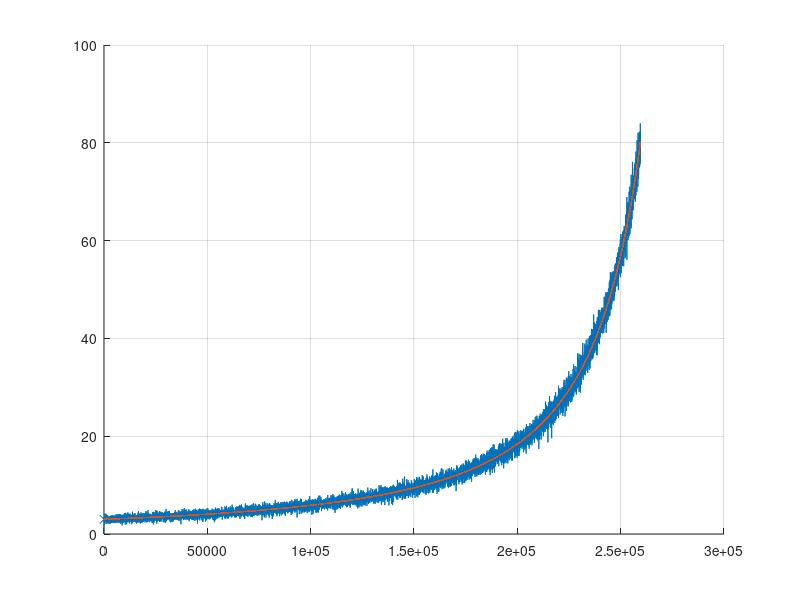
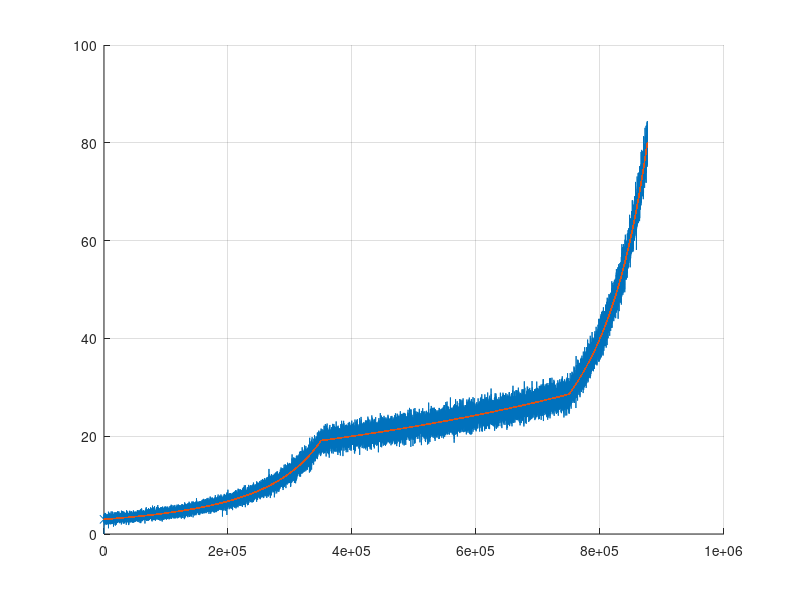
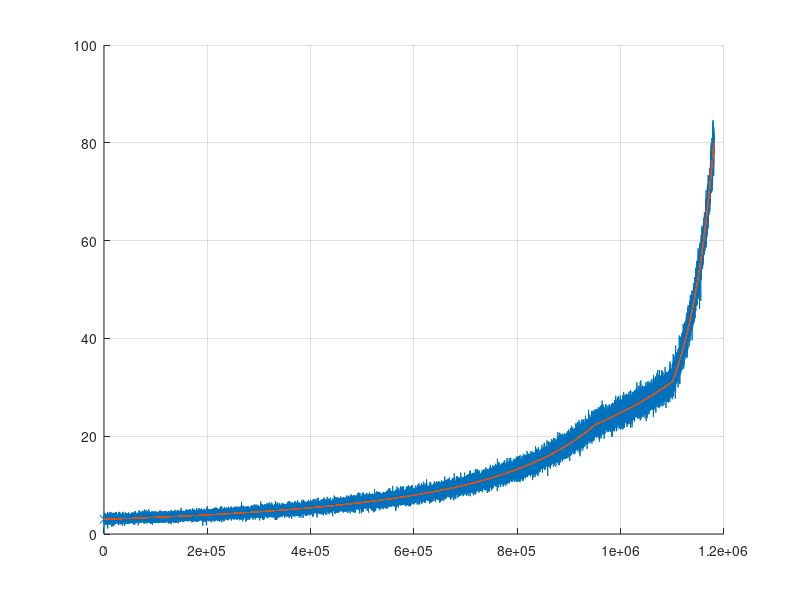
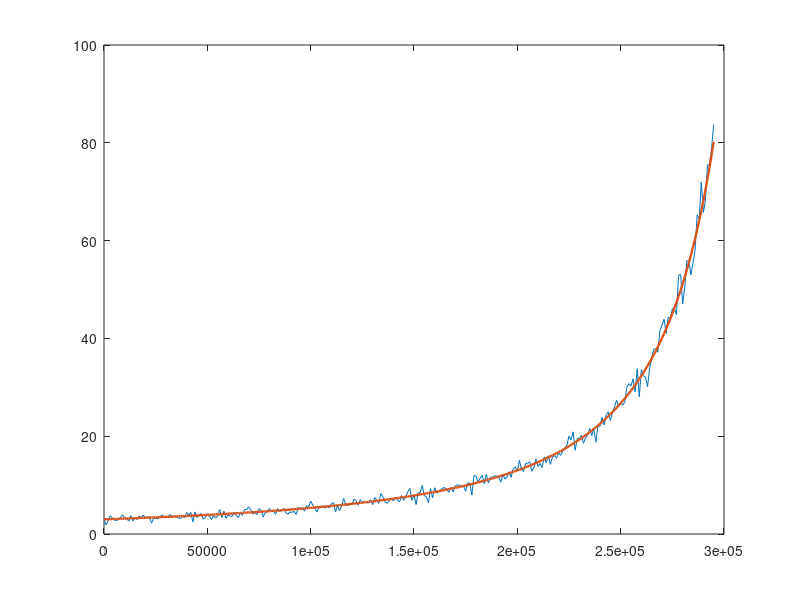

The MATLAB source for these figures, in order:
%% PROGRAM TO CALCULATE CRACK PROPAGATION**********************************

clear all
close all


%% SECTION 1:
clc

a_0 = 3 ;                % Initial crack length [mm]
sigma_n_0 = sqrt(0.2);   % Initial standart deviation  [mm]

C = 2.381e-12;           %  [mm/cycle(Mpa.(mm^0.5))^-m]
m = 3.2;                 %  
delta_S = 40;            % stress amplitude     [MPa]
delta_N = 20;            % [Number of load cycles in 1 session]
F_a = 1.12;              % crack shape function     
sigma_n_k = @(x) sigma_n_0*sqrt(x/a_0);    % standart deviation
a_lim = 80;              %   max crack length        [mm]
a(1) = a_0;
n(1) = 0;


rng(1002);

scatter(0,a(1),"x");
grid on
hold on
kk = 1;
while a(kk) <= a_lim 
    kk = kk + 1;
    n(kk) = n(kk-1) + delta_N;
    
    a(kk) = a(kk-1) + delta_N*C*(F_a*delta_S*sqrt(pi*a(kk-1)))^m;
    a_noise(kk) = a(kk) + randn()*sigma_n_k(a(kk));
    

%    scatter(delta_N*(kk-1),a(kk),"x");
%    pause(0.001);
end

%figure 
plot(n,a_noise,n,a,".","MarkerSize",4);


%% SECTION 2 : Different delta_s 
 
clc

a_0 = 3 ;                % Initial crack length [mm]
sigma_n_0 = sqrt(0.2);   % Initial standart deviation  [mm]

C = 2.381e-12;           %  [mm/cycle(Mpa.(mm^0.5))^-m]
m = 3.2;                 %  
delta_S = 40;            % stress amplitude     [MPa]
delta_N = 20;            % [Number of load cycles in 1 session]
F_a = 1.12;              % crack shape function     
sigma_n_k = @(x) sigma_n_0*sqrt(x/a_0);    % standart deviation
a_lim = 80;              %   max crack length        [mm]
a(1) = a_0;
N(1) = 0;

rng(100201);
figure
scatter(0,a(1),"x");
grid on
hold on
kk = 1;
while a(kk) <= a_lim
   kk = kk + 1;
   N(kk) = N(kk-1) + delta_N;
   
   if N <= 3.5e5 
      delta_S = 33.7;
   elseif N <= 7.5e5
       delta_S = 16;
   else
       delta_S = 27;
   end     

   a(kk) = a(kk-1) + delta_N*C*(F_a*delta_S*sqrt(pi*a(kk-1)))^m;
   a_noise(kk) = a(kk) + randn()*sigma_n_k(a(kk));
     
%   scatter(N(kk-1),a(kk),"x");
%   pause(0.001);
end

%figure 
plot(N,a_noise,N,a,".","MarkerSize",4);

%% section 3 more then 3 delta_S

clc

a_0 = 3 ;                % Initial crack length [mm]
sigma_n_0 = sqrt(0.2);   % Initial standart deviation  [mm]

C = 2.381e-12;           %  [mm/cycle(Mpa.(mm^0.5))^-m]
m = 3.2;                 %  
delta_S = 40;            % stress amplitude     [MPa]
delta_N = 20;            % [Number of load cycles in 1 session]
F_a = 1.12;              % crack shape function     
sigma_n_k = @(x) sigma_n_0*sqrt(x/a_0);    % standart deviation
a_lim = 80;              %   max crack length        [mm]
a(1) = a_0;
N(1) = 0;

rng(100201);
figure
scatter(0,a(1),"x");
grid on
hold on
kk = 1;


while a(kk) <= a_lim
   kk = kk + 1;
   N(kk) = N(kk-1) + delta_N;
   
   if N <= 7.5e4 
	   delta_S = 33.7;
   elseif N <= 1.5e5
       delta_S = 16;
   elseif N <= 3.5e5
       delta_S = 27;
   elseif N <= 6.5e5
       delta_S = 15;
   elseif N <= 9.5e5
       delta_S = 25;
   elseif N <= 11e5
       delta_S = 20;
   else 
       delta_S = 30;
   end     

   a(kk) = a(kk-1) + delta_N*C*(F_a*delta_S*sqrt(pi*a(kk-1)))^m;
   a_noise(kk) = a(kk) + randn()*sigma_n_k(a(kk));
     
%   scatter(N(kk-1),a(kk),"x");
%   pause(0.001);
end

%figure 
plot(N,a_noise,N,a,".","MarkerSize",4);

%% Section -4 storing data with structures
clc
clear all

struct_size = 3;
data1(struct_size) = struct();

a_0 = 3 ;                % Initial crack length [mm]
sigma_n_0 = sqrt(0.2);   % Initial standart deviation  [mm]
C = 2.381e-12;           %  [mm/cycle(Mpa.(mm^0.5))^-m]
m = 3.2;                 %  
delta_S = 40;            % stress amplitude     [MPa]
delta_N = 1000;            % [Number of load cycles in 1 session]
F_a = 1.12;              % crack shape function     
sigma_n_k = @(x) sigma_n_0*sqrt(x/a_0);    % standart deviation
a_lim = 80;              %   max crack length        [mm]


for ss = 1:struct_size
    a(1) = a_0;
    N(1) = 0;
    a_noise(1) = a_0;
    
    data1(ss).randomseed = ss;
    rng(data1(ss).randomseed); % THIS IS THE SEEDING OF RANDOM
    
    data1(ss).a_0 = a_0; % Initial crack length [mm]
    data1(ss).sigma_n_0 = sigma_n_0;   % Initial standart deviation  [mm]
    data1(ss).C = C;           %  [mm/cycle(Mpa.(mm^0.5))^-m]
    data1(ss).m = m;
    
    data1(ss).delta_S = delta_S;            % stress amplitude     [MPa]
    data1(ss).delta_S_noise = random('Uniform',delta_S*(0.95),delta_S*(1.05));
    
    data1(ss).delta_N = delta_N;            % [Number of load cycles in 1 session]
    data1(ss).F_a = F_a;              % crack shape function   
    data1(ss).sigma_n_k = sigma_n_k;    % standart deviation
    data1(ss).a_lim = a_lim;              %   max crack length        [mm]
    
    kk = 1;
    while a(kk) <= a_lim 
        kk = kk + 1;
        N(kk) = N(kk-1) + delta_N;
        
        a(kk) = a(kk-1) + ...
            delta_N*C*(F_a*data1(ss).delta_S_noise*sqrt(pi*a(kk-1)))^m;
        a_noise(kk) = a(kk) + randn()*sigma_n_k(a(kk));
%        scatter(delta_N*(kk-1),a(kk),"x");
%        pause(0.001);
    end
    data1(ss).N = N;
    data1(ss).a = a;
    data1(ss).a_noise = a_noise;
    
    clear N;
    clear a;
    clear a_noise;
    
    figure
    plot(data1(ss).N,data1(ss).a_noise)
    hold on
    plot(data1(ss).N,data1(ss).a,"Linewidth",1.7)
end

%%
figure
plot(data1(1).N,data1(1).a_noise)
hold on
plot(data1(2).N,data1(2).a_noise)
plot(data1(3).N,data1(3).a_noise)
legend("\Delta S = 41.6232 MPa","\Delta S = 39.2751 MPa","\Delta S = 39.7935 MPa");